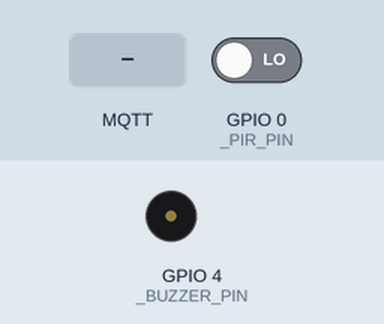
Recording of a program running on a simulated ESP8266 (NodeMCU). Parts: buzzer (waves = sounding). The inputs (shaded band) are chosen by the test bench; at power-on: GPIO 0 (_PIR_PIN) LOW. No MQTT or app messages arrive unless stated; what the program prints to the serial monitor is not drawn.

Above: at 17.7 s.
17.8 s: MQTT message "buzz" arrives on the first subscribed topic
At 18.6 s:
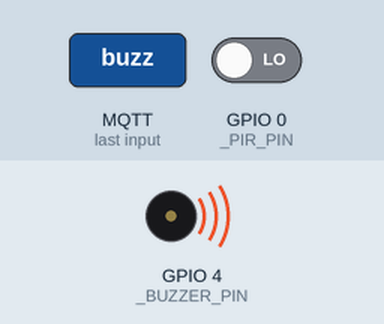
20.3 s: GPIO 0 (_PIR_PIN) driven HIGH
21.8 s: MQTT message "1" arrives on the first subscribed topic
23.3 s: MQTT message "on" arrives on the first subscribed topic
24.8 s: GPIO 0 (_PIR_PIN) driven LOW
Timing chart, 0 to 27.3 s (numbered marks = the images above; inputs shaded):
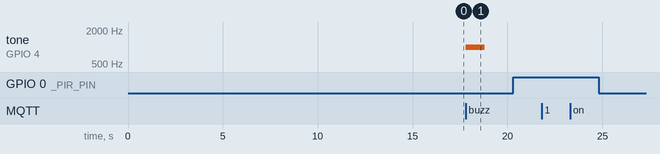

The program:

main.cpp
```cpp
// (licence header left out)
#include <Arduino.h>
#include <wifi_client.h>
#include <mqtt_client.h>

#include "app_io.h"
#include "app_config.h"

void
setup()
{
  Serial.begin(115200);
  app_io::setup();
  wifi_client::setup();
  mqtt_client::setup();
}

void
loop()
{
  if(!mqtt_client::isConnected())
  {
    mqtt_client::connect();
  }

  if(!mqtt_client::loop())
  {
    mqtt_client::connect();
  }

  String detection = "";
  if(app_io::pirDetect(detection))
  {
#ifdef _CONSOLE_DEBUG
    Serial.print("Presence:");
    Serial.println(detection);
#endif
    mqtt_client::publish(_MQTT_PUBLISH_TOPIC, detection.c_str());
  }
}
```

app_io.h
```cpp
// (licence header left out)
#pragma once

#include <Arduino.h>
namespace app_io {
/*
 * @brief: Setup application IO according to the app_config.h
 */
void
setup();

/*
 * @brief: Return PIR detection boolean
 */
bool
pirDetect(String& detection);

/*
 * @brief: Return PIR detection boolean
 */
void
toggleBuzzer();

}  // namespace app_io
```

app_io.cpp
```cpp
// (licence header left out)
#include "app_io.h"
#include "app_config.h"

bool detected = false;
namespace app_io {
void
setup()
{
  pinMode(_BUZZER_PIN, OUTPUT);
  pinMode(_PIR_PIN, INPUT);
#ifdef _CONSOLE_DEBUG
  Serial.println("Calibrating PIR sensor, stay still for 15 seconds...");
#endif
  delay(15000);
}

bool
pirDetect(String& detection)
{
  bool edge = true;
  if(digitalRead(_PIR_PIN) and not detected)
  {
    detected = true;
    detection = "Detected";
  }
  else if(not digitalRead(_PIR_PIN) and detected)
  {
    detected = false;
    detection = "Not detected";
  }
  else
  {
    edge = false;
  }
  return edge;
}

void
toggleBuzzer()
{
  tone(_BUZZER_PIN, _BUZZER_FREQUENCY_HZ, _BUZZER_DURATION_MS);
}

}  // namespace app_io
```

app_config.h
```cpp
// (licence header left out)
#pragma once

#include <Arduino.h>
/**
 * @brief: Debug config
 */
#define _CONSOLE_DEBUG

/**
 * @brief: Wifi client parameters
 */
#define _WIFI_SSID "EL RAPIDO"
#define _WIFI_PASSWORD "E333DD6CAE"

/**
 * @brief: MQTT client parameters
 */
#define _MQTT_CLIENT_NAME "ESPClient"
#define _MQTT_BROKER_IP "192.168.0.118"
#define _MQTT_BROKER_PORT 1883

#define _MQTT_SUBSCRIBED_TOPICS_NAMES \
  {                                   \
    "esp1/buzzer"                      \
  }
#define _MQTT_SUBSCRIBED_TOPICS_CALLBACKS \
  {                                       \
    esp1_buzzer_callback                   \
  }

void
esp1_buzzer_callback(byte* message, uint length);

#define _MQTT_PUBLISH_TOPIC "esp1/pir_detection"

/**
 * @brief: Application IO parameters
 */
#define _PIR_PIN 0

#define _BUZZER_PIN 4
#define _BUZZER_FREQUENCY_HZ 1000
#define _BUZZER_DURATION_MS 1000
```

app_config.cpp
```cpp
// (licence header left out)
#include "app_config.h"
#include "app_io.h"
#include <serialize.h>

void esp1_buzzer_callback(byte* message, uint length)
{
    auto message_str = bytesToString(message, length);
    if(message_str == "buzz")
    {
        app_io::toggleBuzzer();
    }
}
```

Measured:
- after the input at 17.8 s, tone on GPIO 4 (_BUZZER_PIN): silent → 1000 Hz at once, → silent 1.0 s later
- after the input at 20.3 s, every drawn part: stays the same
- after the input at 21.8 s, every drawn part: stays the same
- after the input at 23.3 s, every drawn part: stays the same
- after the input at 24.8 s, every drawn part: stays the same
